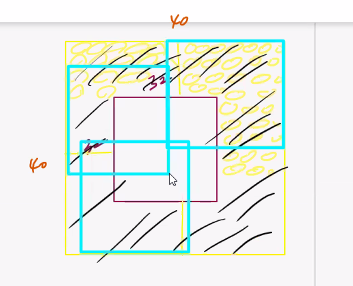
#> input picture 03_DeepLearning/RandomCrop.png, 353 x 286 px, given in place of data.jpg, which was not available
$ jupyter execute --allow-errors cv02.ipynb   (text cells are left out)
#> lines starting #> are read from the running program, lines starting #| are printed output that depends on the picture; pictures that were not available may be replaced by others from this repository, and a replacement may not be noted
[cell 1]
import cv2 as cv
print( cv.__version__ )

#> (a cell that did not finish here is left out)

[cell 3]
#1 . 이미지 파일을 읽고 , 저장   imread()  , imwrite()
from PIL import Image
import numpy as np
from IPython.display import Image as img


im = cv.imread('data.jpg')
#> im is the input picture: shape (286, 353, 3); mean B, G, R 235.3, 240.1, 234.7
print(type(im))
#| <class 'numpy.ndarray'>

print(im.dtype)
#| uint8
print(im.shape)  # 행(높이), 열(폭), 색상(채널)
#| (286, 353, 3)
 # 색상의 순서  BGR
 #im[:,:, (0,1)] = 0    0번째 (B:파랑)과 1번째(G:녹색) 을 0 (검정)으로 지정

im[:,:, (0,1)] = 0
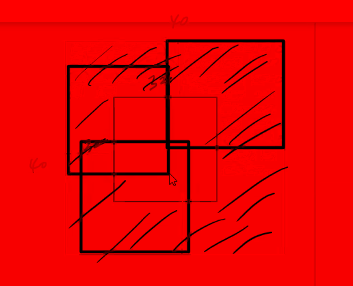
#> im: shape (286, 353, 3); mean B, G, R 0, 0, 234.7

#cv.imshow("Display window", im)

cv.imwrite('../OpenCV/myimg/cv2/Lenna_b.png',im)  # cv.imwrite (파일이름,  대상)

cv.imwrite('../OpenCV/myimg/cv2/Lenna_b02.jpg',im ,[cv.IMWRITE_JPEG_QUALITY,50])

cv.imwrite('../OpenCV/myimg/cv2/Lenna_b03.jpg',im ,[cv.IMWRITE_JPEG_QUALITY,100])
#> Out = True

# 1과 100은 화소에서 매우 큰 차이를 준다.

#원본을  로드  -> 저장  ->로드  jpg  화소가 달라진다.
#png , bm p

[cell 4]
print(dir(cv)) # CV에 관련된 속성들이 나온다.
#help()

[cell 5]
# 그레이 스케일(흑백처리 )  cv.IMREAD_GRAYSCALE  / cv.cvtColor() -> 속성으로 흑백처리할때
from PIL import Image
import numpy as np

im = cv.imread('../OpenCV/myimg/Lenna.png', cv.IMREAD_GRAYSCALE )
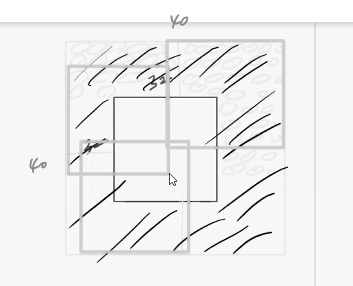
#> im: shape (286, 353); min 0, max 255, mean 239.5
print(type(im))

print(im.dtype)
print(im.shape)  # 행(높이), 열(폭), 색상(채널)
#흑백은 색상 채널이 안나온다.

[cell 6]
# 그레이 스케일(흑백처리 )  cv.IMREAD_GRAYSCALE  / cv.cvtColor()
from PIL import Image
import numpy as np

im = cv.imread('../OpenCV/myimg/Lenna.png' )
print(type(im))

print(im.dtype)
print(im.shape)  # 행(높이), 열(폭), 색상(채널)

im_gray = cv.cvtColor(im, cv.COLOR_BGR2GRAY )
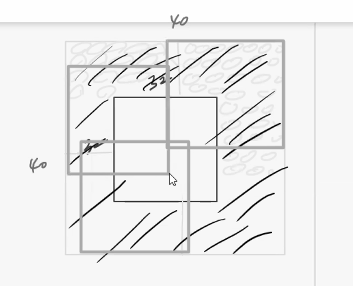
#> im_gray: shape (286, 353); min 0, max 255, mean 238
print(im_gray.shape) #행, 열
print(im_gray.dtype)

#저장
cv.imwrite('../OpenCV/myimg/cv2/Lenna_G.jpg',im_gray)
#> Out = True

[cell 7]
#https://en.wikipedia.org/wiki/YUV
#RGB 컬러 이미지를 흑백으로 변환하는 경우 , 신호 Y 값을 산출
#BT.601   = RBG에서 Y값을 산출하는 공식

# => 사람 시각의 특성을 고려한것으로 가장 밝게 느껴지는 G(녹색)의 계수가 커지는 것을 확인 한다
# Y= 0.299*R + 0.587*G + 0.114 *B

im = cv.imread('../OpenCV/myimg/Lenna.png' )
print(type(im))
print(im.dtype)
print(im.shape)  # 행(높이), 열(폭), 색상(채널)

im_gray =Y= 0.299*im[:,:,2] + 0.587*im [:,:,1] + 0.114 *im [:,:,0]

print(type(im_gray))
print(im_gray.dtype)
print(im_gray.shape)  # 행(높이), 열(폭)

cv.imwrite('../OpenCV/myimg/cv2/Lenna_y.jpg',im_gray)
#> Out = True

[cell 8]
import cv2 as cv
import numpy as np

#imread()
im_gray_read = cv.imread('../OpenCV/myimg/iu.jpg', cv.IMREAD_GRAYSCALE )#OS에 코덱에 따라 화소가 다르다
print(type(im_gray_read))
#> (the rest of this cell did not finish here and is left out)

[cell 9]
#4.이미지 결합  세로연결 , 가로연결   , 세로가로 바둑판 연결
# cv.vconcat() ,
# 1.폭이 동일한 이미지를 세로로 연결
#2. 같은 이미지를 반복세로 연결
#3. 폭이 서로 다른 이미지를 세로로 연결

# , cv.hconcat() ,
# 1.높이가  동일한 이미지를 가로로 연결
#2. 같은 이미지를 반복 가로로  연결
#3. 높이가 서로 다른 이미지를 가로로 연결


#* np.tile() : 같은 이미지를 반복정렬

[cell 10]
# cv.vconcat() ,
# 1. 같은 이미지를  세로로 연결
import cv2 as cv
import numpy as np

im1 = cv.imread('../OpenCV/myimg/iu.jpg')
im2 = cv.imread('../OpenCV/myimg/Lenna.png' )

im_v = cv.vconcat([im1,im1])
cv.imwrite("../OpenCV/myimg/cv2/v_img.jpg",im_v)

im_v02=np.tile(im1,(2,1,1))
cv.imwrite("../OpenCV/myimg/cv2/v_img02.jpg",im_v02)
#> Out = True

[cell 11]
# cv.vconcat() ,
# 1. 같은 이미지를  세로로 연결
import cv2 as cv
import numpy as np

im1 = cv.imread('../OpenCV/myimg/iu.jpg')
im2 = cv.imread('../OpenCV/myimg/Lenna.png')

# 함수 선언  resize(src, dsize[, dst[, fx[, fy[, interpolation]]]])
#폭이 다른 이미지를 세로로 연결하겠다
#im.shape [0]는 높이 ,  [1] 폭
def my_resize(im_list , interpolation = cv.INTER_CUBIC):
    #1. 폭이 가장 작은 값을 리턴 받자.
    w_min = min(im.shape[1]   for   im  in   im_list )

    #2.폭의 사이즈를   재조정
    im_list_resize =[cv.resize( im ,( w_min , int(im.shape[0]* w_min /im.shape[1])),
                               interpolation=interpolation)   for im   in im_list ]

    return cv.vconcat(im_list_resize) #결합해서 리턴


#> (the rest of this cell did not finish here and is left out)

[cell 12]
# cv.hconcat() ,

import cv2 as cv
import numpy as np

im1 = cv.imread('../OpenCV/myimg/iu.jpg')
im2 = cv.imread('../OpenCV/myimg/Lenna.png')

# 함수 선언  resize(src, dsize[, dst[, fx[, fy[, interpolation]]]])
#높이가  다른 이미지를 가로로 연결하겠다
#im.shape [0]는 높이 ,  [1] 폭
def my_hresize(im_list , interpolation = cv.INTER_CUBIC):
    #1. 높이가 가장 작은 값을 리턴 받자.
    h_min = min(im.shape[0]   for   im  in   im_list )

    #2.폭의 사이즈를   재조정
    im_list_resize =[cv.resize( im ,(int(im.shape[1]* h_min /im.shape[0]),h_min),
                               interpolation=interpolation)   for im   in im_list ]

    return cv.hconcat(im_list_resize) #결합해서 리턴


#> (the rest of this cell did not finish here and is left out)

[cell 13]
# 바둑판식  타일형을 만들어 보자.

import cv2 as cv
import numpy as np

image = cv.imread('../OpenCV/myimg/iu.jpg' )

def my_tile(im_list_2d):
    return cv.vconcat([ cv.hconcat( im_list_h)  for  im_list_h  in   im_list_2d   ])

                           #dsize=(h,w)
#> (the rest of this cell did not finish here and is left out)

[cell 14]
#이미지회전 cv.rotate(ndarray , rotatecode) , np.rot90() .
# 상하 좌우 반전 cv.flip(ndarray, flipcode ), np.flip()
# flipcode  =0 : 상하반전
# flipcode  >0  : 좌우반전
# flipcode   < 0  : 상하 좌우 반전
import cv2 as cv
import numpy as np

image = cv.imread('../OpenCV/myimg/iu.jpg' )
#> (the rest of this cell did not finish here and is left out)

[cell 15]
import cv2
import numpy as np

src = cv2.imread("../OpenCV/myimg/Lenna.png")
gray = cv2.cvtColor(src, cv2.COLOR_BGR2GRAY)
target = cv2.imread("../OpenCV/myimg/iu.jpg", cv2.IMREAD_GRAYSCALE)

orb = cv2.ORB_create(   # 색상반전(코너링)에 대한 특징점을 찾아줌.
    nfeatures=40000,    # 최대 피쳐 수
    scaleFactor=1.2,    # 최대 피처수, 스케일 계수
    nlevels=8,          # 피라미드(이미지피라미드레벨수)라벨
    edgeThreshold=31,   # 엣지임계값(이미지테두리에서 발생하는 특징 정보)
    firstLevel=0,       # 시작 피라미드 레벨
    WTA_K=2,            # 비교점 (2진형식으로 비교한다. 가장중요)
    scoreType=cv2.ORB_HARRIS_SCORE, #헤리스코너검출알고리즘(코너링에대한 특징찾아줌)
    patchSize=31,
    fastThreshold=20,
)

kp1, des1 = orb.detectAndCompute(gray, None)
#> kp1 = 1674 keypoints; strongest (x, y, size): (155, 81, 31), (155, 79, 31), (151, 82, 31), (214, 99, 31)
kp2, des2 = orb.detectAndCompute(target, None)
#> kp2 = (); des2 = None

bf = cv2.BFMatcher(cv2.NORM_HAMMING, crossCheck=True)
#> (the rest of this cell did not finish here and is left out)

[cell 16]
import cv2
cap = cv2.VideoCapture("../OpenCV/myimg/temp_1628307283489.1511589740.mp4")

while(True):
    bw, img = cap.read()
    #print(bw)

    orb = cv2.ORB_create()

    kp = orb.detect(img,None)
#> kp = 473 keypoints; strongest (x, y, size): (155, 81, 31), (155, 79, 31), (151, 82, 31), (111, 196, 31)

    kp, des = orb.compute(img, kp)

    img2 = cv2.drawKeypoints(img,kp,None,color=(0,0,255), flags=0)
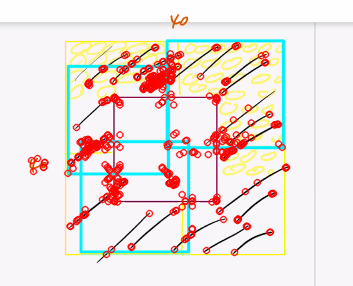
#> img2: shape (286, 353, 3); mean B, G, R 223, 227.5, 237.8

    cv2.imshow("ORB-SLAM", img2)

    if cv2.waitKey(1)==13:
#> (key Esc is pressed here)
        break

cap.release()
cv2.destroyAllWindows()
